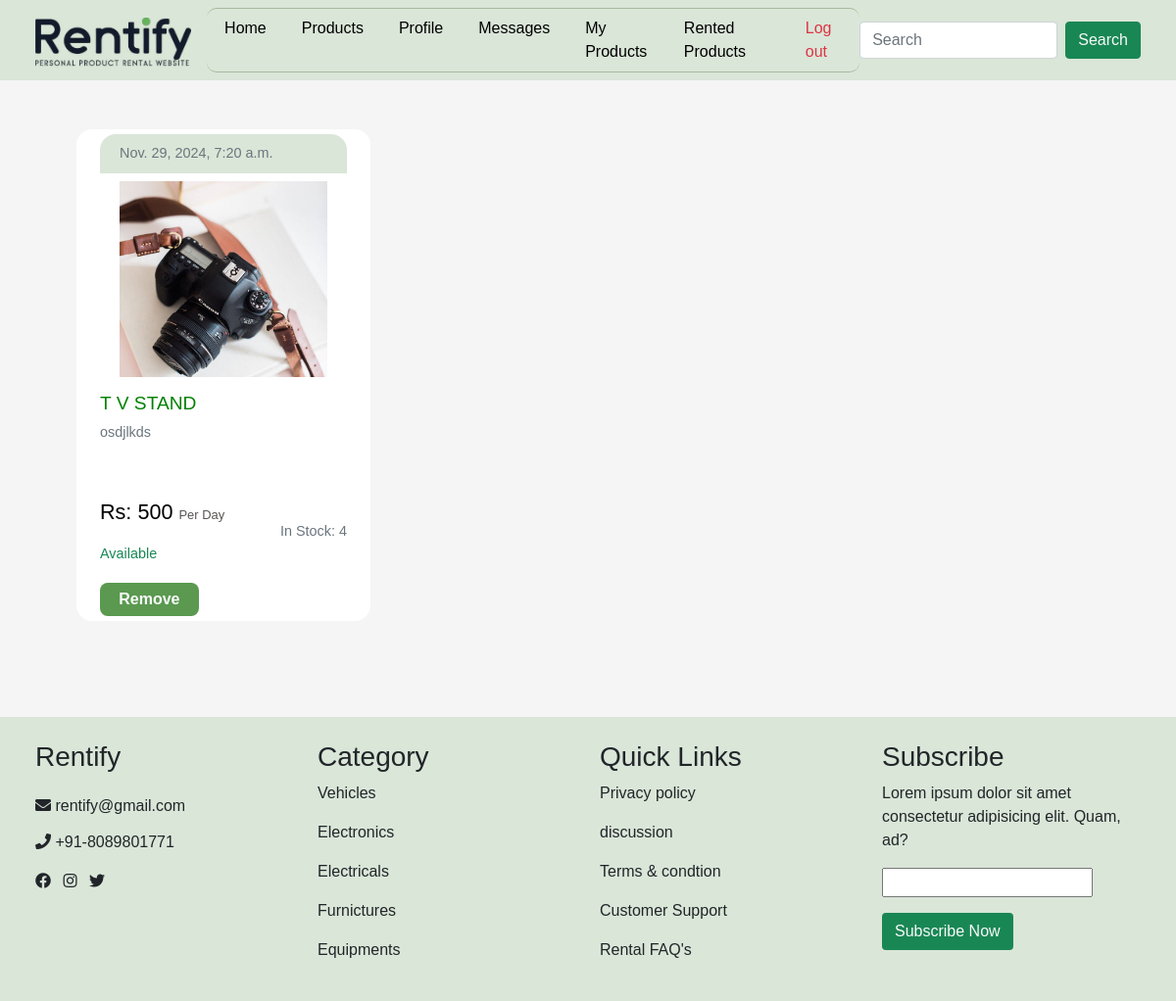
Page /myproduct (signed in) on the committed database.
### rentapp/models.py (models this page shows)
class PRODUCT(models.Model):
    Owner = models.ForeignKey(User, on_delete=models.CASCADE)
    Category_name = models.ForeignKey(CATEGORY, on_delete=models.CASCADE)
    Product_name = models.CharField(max_length=200)
    description = models.CharField(max_length=2000)
    image = models.ImageField(upload_to='images/')
    price = models.IntegerField()
    PRICE_TYPE_CHOICES = [
        ('hour', 'Per Hour'),
        ('day', 'Per Day'),
        ('month', 'Per Month'),
    ]
    price_type = models.CharField(max_length=10, choices=PRICE_TYPE_CHOICES, default='day')
    quantity_available = models.IntegerField()
    is_available = models.BooleanField(default=True)
    posted_time = models.DateTimeField(auto_now_add=True)

### rentapp/views.py (the view)
# urls.py: path("myproduct",views.myproduct,name="myproduct"),
def myproduct(request):
    users=request.session.get('user_id')
    use=USERSDETAILS.objects.get(user_id_id=users)
    uid=use.user_id_id
    x=PRODUCT.objects.filter(Owner_id=uid)
    return render (request,"myproduct.html",{'x1':x})

### rentapp/templates/myproduct.html (shortened to what this page needs)
{% load static %}
<!DOCTYPE html>
<html lang="en">
<head>
    <link href="https://cdn.jsdelivr.net/npm/bootstrap@5.0.2/dist/css/bootstrap.min.css" rel="stylesheet">
    <link rel="stylesheet" href="https://cdnjs.cloudflare.com/ajax/libs/font-awesome/5.15.4/css/all.min.css">
    <link rel="stylesheet" href="{% static 'css/myproducts.css' %}">
</head>
<body>
    <nav class="navbar navbar-expand-lg py-2 px-4 ">
        <div class="container-fluid ">
          <a class="navbar-brand text-success" href="#">
            <img src="{% static 'images/logo.png' %}" alt="" width="auto" height="50" class="d-inline-block align-text-top" style="mix-blend-mode: multiply;">
          </a>
          <div class="collapse navbar-collapse" id="navbarSupportedContent">
            <ul class="navbar-nav m-auto mb-2 mb-lg-0 ">
              <li class="nav-item ">
                <a class="nav-link active" aria-current="page" href="/userhome">Home</a>
              </li>
              <li class="nav-item">
                <a class="nav-link" href="/products">Products</a>
              </li>
              <li class="nav-item">
                <a class="nav-link" href="/userprofile">Profile</a>
              </li>
              <li class="nav-item">
                <a class="nav-link" href="/enquiry">Messages</a>
              </li>
              <li class="nav-item">
                <a class="nav-link" href="/myproduct">My Products</a>
              </li>
              <li class="nav-item">
                <a class="nav-link" href="/myrenteditems">Rented Products</a>
              </li>
              <li class="nav-item">
                <a class="nav-link text-danger" href="/logout">Log out</a>
              </li>
            </ul>
            <form class="d-flex">
              <input class="form-control me-2" type="search" placeholder="Search" aria-label="Search">
              <button class="btn btn-outline-success bg-success text-light" type="submit">Search</button>
            </form>
          </div>
        </div>
      </nav>
      <div class="container">
        <div class="row m-md-auto">
            {% for i in x1 %}
            <div class="col-md-4">
                <div class="product-card px-4">
                    <div class="top-banner">
                        <p class="m-0 text-muted">{{ i.posted_time }}</p>
                    </div>
                    <div class="text-center">
                        <img src="{{ i.image.url }}" alt="Product Image" class="product-image mt-2">
                    </div>
                    <h3>{{ i.Product_name }}</h3>
                    <p class="description">{{ i.description }}</p>
                    <div class="details-section">
                        <div>
                            <p class="price">
                              <span class="price-amount">Rs: {{ i.price }} </span>
                              <span class="price-type">{{ i.get_price_type_display }}</span>
                            </p>
                            {% if i.is_available %}
                            <p class="quantity"><span class="text-success">Available</span></p>
                            {% else %}
                            <p class="quantity"><span class="text-warning">Not Available</span></p>
                            {% endif %}
                        </div>
                        <div>
                            <p class="stock-status">In Stock: {{ i.quantity_available }}</p>
                        </div>
                    </div>
                      <button class="btn-buy"><a href="/removemyproduct/{{i.id}}" class="text-decoration-none text-light" >Remove</a></button>
                </div>
            </div>
            {% endfor %}
        </div>
    </div>
<section class="footer">
  <div class="container-fluid">
    <div class="row mt-5 py-4 px-4">
      <div class="col-md-3">
        <h3>Rentify</h3>
        <i class="fas fa-envelope pt-3"></i>
        <span class="">rentify@gmail.com</span> <br>
        <i class="fas fa-phone pt-3" ></i>
        <span>+91-8089801771</span> <br>
        <div class="icons pt-3">
          <i class="fab fa-facebook me-2 "></i>
          <i class="fab fa-instagram me-2 "></i>
          <i class="fab fa-twitter me-2 "></i>
        </div>
      </div>
      <div class="col-md-3">
        <h3>Category</h3>
        <p>Vehicles</p>
        <p>Electronics</p>
        <p>Electricals</p>
        <p>Furnictures</p>
        <p>Equipments</p>
      </div>
      <div class="col-lg-3">
        <h3>Quick Links</h3>
        <p>Privacy policy</p>
        <p>discussion</p>
        <p>Terms & condtion</p>
        <p>Customer Support</p>
        <p>Rental FAQ's<p>
      </div>
      <div class="col-lg-3">
        <h3>Subscribe</h3>
        <p>Lorem ipsum dolor sit amet consectetur adipisicing elit. Quam, ad?</p>
        <input type="text"><br>
        <button type="button" class="btn bg-success text-light mt-3">Subscribe Now</button>
      </div>
    </div>
  </div>
</section>
</body>
</html>

### rentapp/static/css/myproducts.css (style rules this page uses)
body { background-color: #f5f5f5; font-family: Arial, sans-serif; }
.navbar { background-color: rgb(218, 230, 216); }
.nav-item { padding: 0 10px; }
.nav-item a { transition: 0.3s; }
.nav-link { color: black; }
.navbar-nav { border: 0.5px solid rgb(167, 186, 158); border-radius: 10px; border-left: none; border-right: none; }
.footer { background-color: rgb(218, 230, 216); }
.product-card { background-color: white; border-radius: 16px; padding: 5px; max-width: 300px; max-height: 550px; margin: 50px auto; overflow: hidden; transition: transform 0.3s, box-shadow 0.3s; }
.product-card .top-banner { display: flex; justify-content: space-between; align-items: center; background-color: rgb(218, 230, 216); border-radius: 16px 16px 0 0; padding: 20px; height: 40px; }
.product-card .product-image { width: 100%; height: 200px; object-fit: cover; border-radius: 20px; margin-bottom: 15px; padding-right: 20px; padding-left: 20px; }
.product-card h3 { font-size: 1.2rem; text-transform: uppercase; font-weight: 500; color: green; }
.product-card p { font-size: 0.9rem; color: #6b757d; }
.details-section { display: flex; justify-content: space-between; align-items: center; margin-bottom: 2px; }
.description { min-height: 60px; max-height: 60px; overflow-y: auto; }
.quantity { font-size: 0.9rem; color: #6b757d; }
.stock-status { font-size: 0.9rem; color: #6b757d; margin-bottom: 15px; }
.btn-buy { width: 40%; padding: 5px 0px; font-size: 1rem; font-weight: bold; background-color: rgb(90, 153, 79); color: white; border-radius: 8px; border: none; align-items: center; }
.price-amount { font-size: 1.5em; color: black; }
.price-type { font-size: 0.9em; color: rgb(88, 84, 84); }

### rows in the picture
PRODUCT: posted_time "Nov. 29, 2024, 7:20 a.m.", image (picture), Product_name "T V STAND", description "osdjlkds", price "500", price_type "Per Day", is_available "Available", quantity_available "4"
